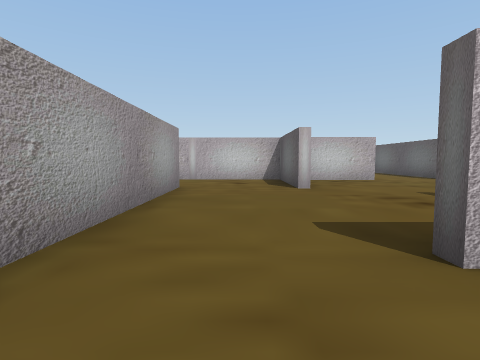
[1] (above)

24 first-person views from a walk through a Unity game level. The camera is 1.4 m above the floor, tilts 4° down and sees 80° across. The floor is counted in squares, 2.4 m on a side. Each view is taken from the middle of a square. On the plan, view 1 faces up. The plan holds only what a view shows up to about 9 squares ahead; the rest is blank. The place goes on beyond the plan. The player is left out. Some animated figures are left out.

[2]
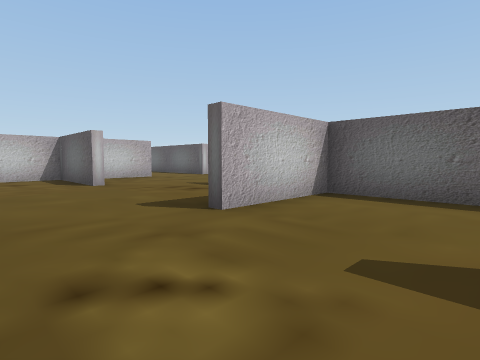

[3]
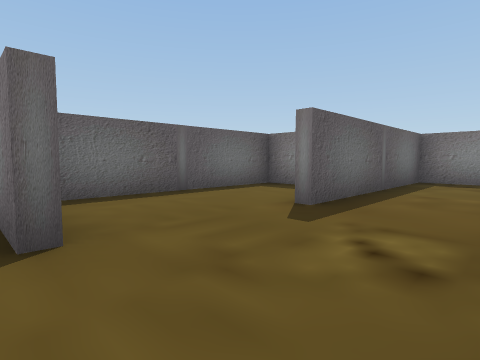

[4]
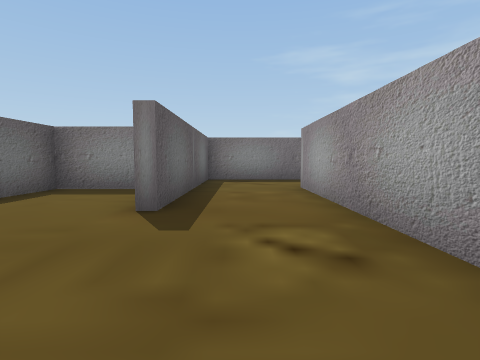

[5]
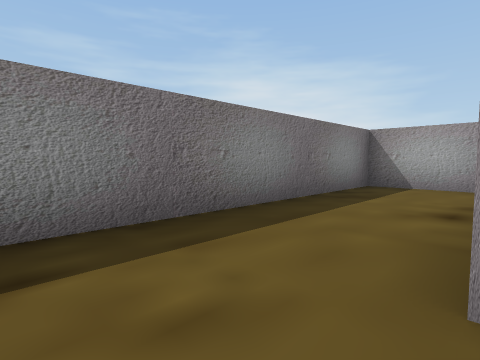

[6]
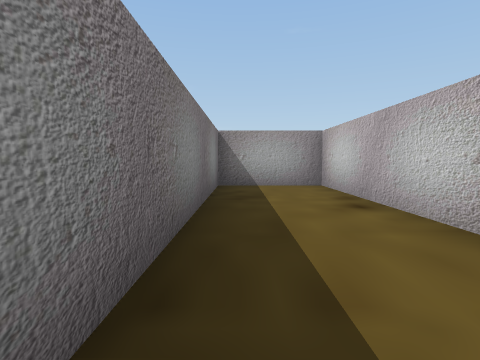

[7]
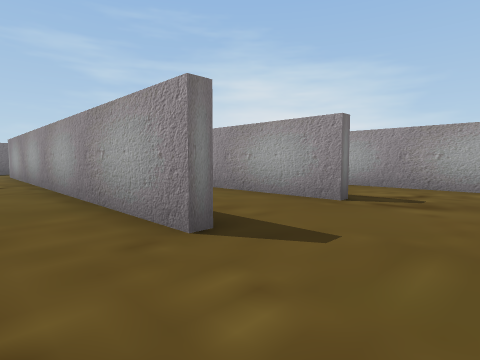

[8]
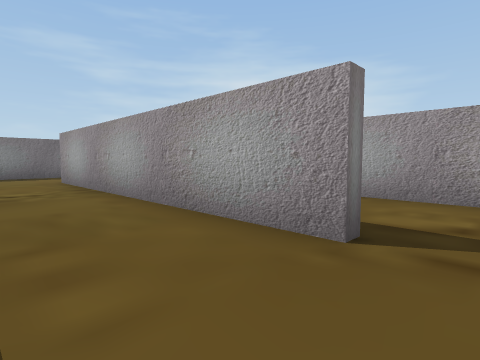

[9]
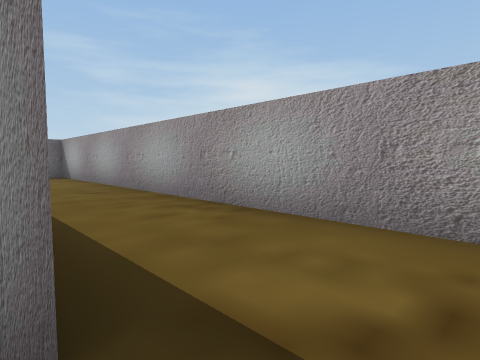

[10]
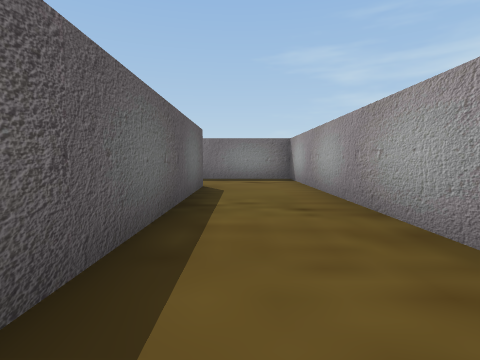

[11]
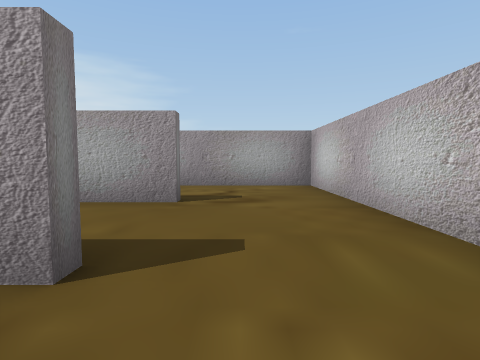

[12]
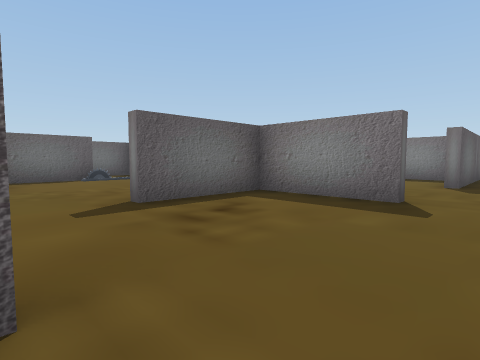

[13]
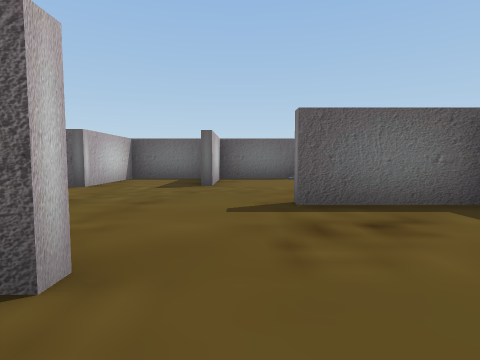

[14]
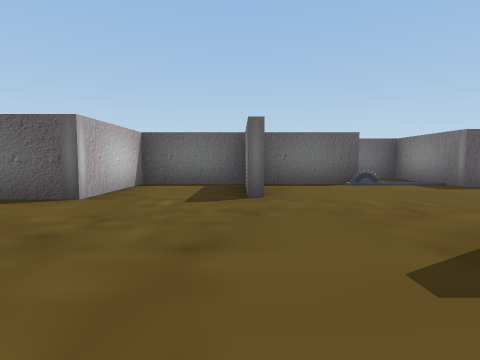

[15]
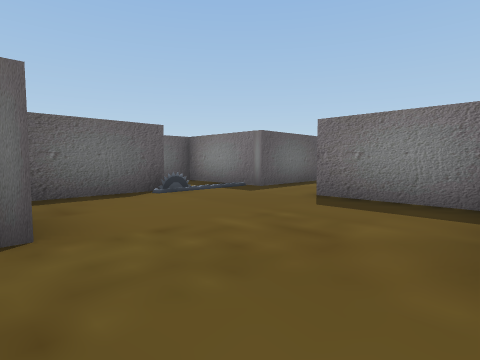

[16]
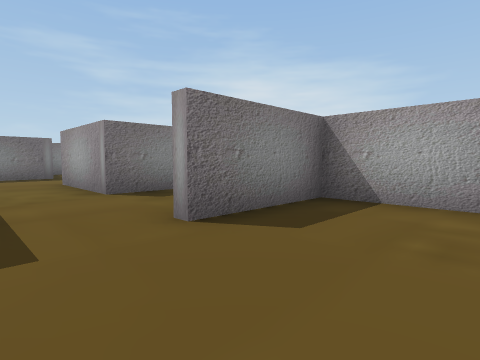

[17]
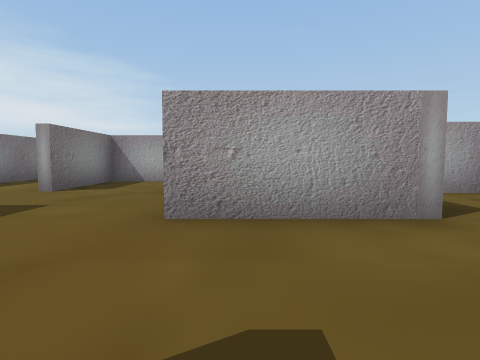

[18]
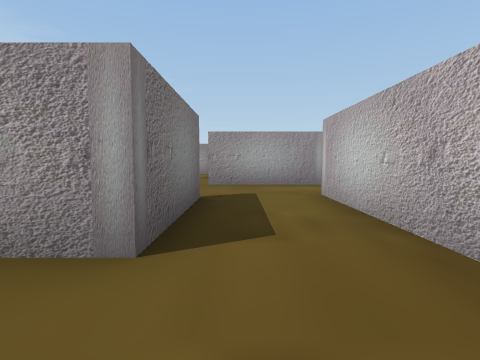

[19]
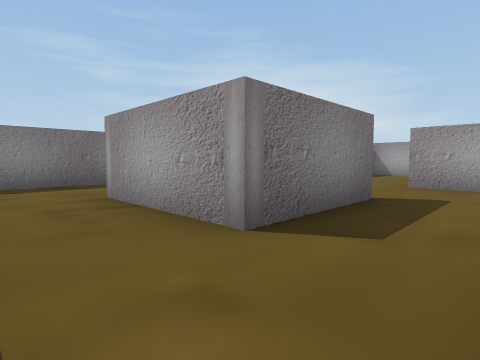

[20]
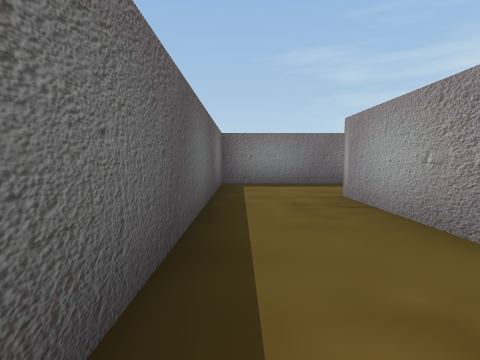

[21]
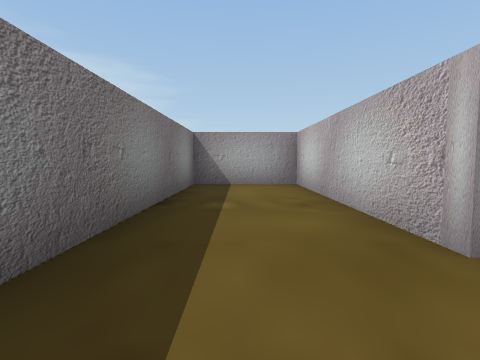

[22]
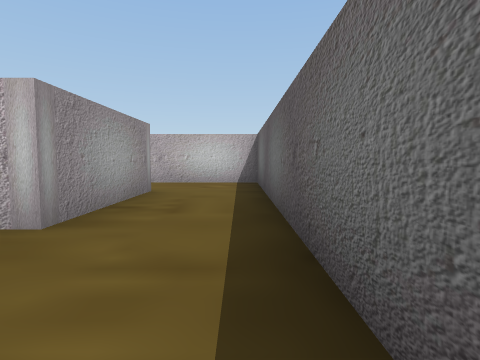

[23]
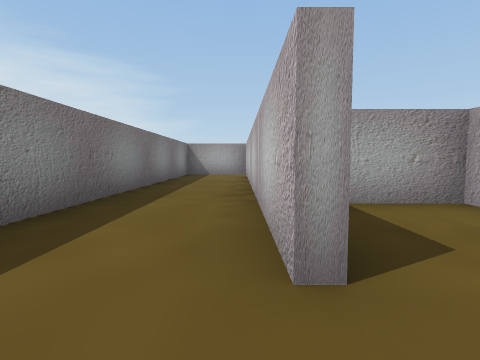

[24]
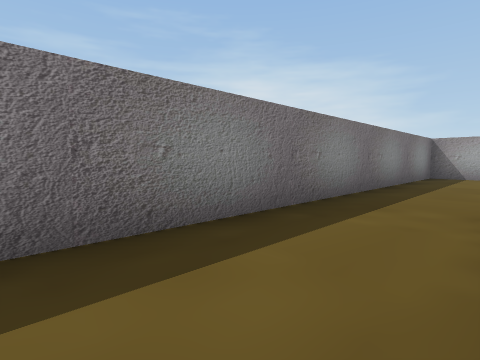

### Floor plan
Ten units are one square. View 1 is at (0, 0); x grows to the right and y downward. Boxes are objects, and circles mark ways between rooms. Rooms are numbered by the first view taken in them; rooms with no view inside come last. Other rooms are left out.
<svg viewBox="-71 -95 210 191">
<path fill="none" stroke="#000" d="M11 -17 37 -17 37 -42M15 36 37 36 37 -17M-21 41 -66 41 -66 65 9 65 9 12M38 -15 11 -15M-13 -62 -13 41M12 -58 12 -86 -15 -86M-39 -62 -39 14M-15 -86 -44 -86M-44 39 -29 39M-42 14 -42 -41M-44 -86 -66 -86 -66 39 -44 39M69 -59 89 -59 89 -84 62 -84M39 -38 39 -17 65 -17M89 -35 89 -56M86 -56 66 -56M39 -12 39 -5M40 -84 20 -84M49 10 62 10M82 16 82 -11M85 36 113 36 113 66 62 66 62 91 134 91 134 25M58 65 71 65M132 16 82 16M62 10 62 38M12 39 12 65 38 65M38 66 12 66M-66 79 -66 91 39 91"/>
<circle cx="-5" cy="-60" r="3" fill="#2a7"/>
<circle cx="25" cy="-50" r="3" fill="#2a7"/>
<circle cx="-20" cy="-75" r="3" fill="#2a7"/>
<circle cx="-40" cy="-75" r="3" fill="#2a7"/>
<circle cx="-40" cy="25" r="3" fill="#2a7"/>
<circle cx="75" cy="10" r="3" fill="#2a7"/>
<circle cx="60" cy="45" r="3" fill="#2a7"/>
<circle cx="45" cy="70" r="3" fill="#2a7"/>
<text x="0" y="10">1</text>
<text x="-10" y="-70">2</text>
<text x="-30" y="-30">3</text>
<text x="-60" y="-30">4</text>
<text x="60" y="-40">5</text>
<text x="100" y="50">6</text>
<text x="40" y="50">7</text>
<text x="-10" y="80">8</text>
</svg>
Room 1 opens to room 2. Room 1 opens to room 5. Room 2 opens to room 3. Room 3 opens to room 4. Room 5 opens to room 6. Room 6 opens to room 7. Room 7 opens to room 8.

Where each view was taken, in squares from view 1:
view 1: 0 up, 0 right, facing up
view 2: 1 down, 1 left, facing up-right
view 3: 2 up, 1 left, facing down-right
view 4: 2 up, 0 right, facing down
view 5: 4 down, 0 right, facing down-left
view 6: 6 down, 0 right, facing left
view 7: 8 up, 0 right, facing down-left
view 8: 7 up, 2 left, facing down-left
view 9: 7 up, 4 left, facing down-left
view 10: 5 up, 5 left, facing down
view 11: 7 up, 0 right, facing left
view 12: 6 up, 0 right, facing down-right
view 13: 5 up, 0 right, facing right
view 14: 6 up, 2 right, facing right
view 15: 6 up, 4 right, facing down-right
view 16: 4 up, 8 right, facing down-left
view 17: 3 down, 9 right, facing left
view 18: 3 down, 13 right, facing left
view 19: 2 down, 13 right, facing down-left
view 20: 2 down, 13 right, facing down
view 21: 8 down, 13 right, facing left
view 22: 9 down, 13 right, facing up
view 23: 7 down, 5 right, facing left
view 24: 7 down, 4 right, facing down-left
